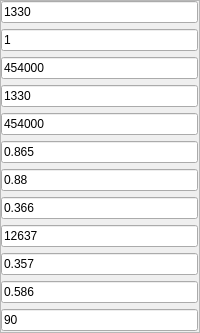
             <widget class="QFrame" name="frame">
              <property name="frameShape">
               <enum>QFrame::StyledPanel</enum>
              </property>
              <property name="frameShadow">
               <enum>QFrame::Raised</enum>
              </property>
              <layout class="QVBoxLayout" name="verticalLayout_3">
               <property name="leftMargin">
                <number>0</number>
               </property>
               <property name="topMargin">
                <number>0</number>
               </property>
               <property name="rightMargin">
                <number>1</number>
               </property>
               <property name="bottomMargin">
                <number>1</number>
               </property>
               <item>
                <widget class="QLineEdit" name="lineEdit_Tt0_5">
                 <property name="sizePolicy">
                  <sizepolicy hsizetype="Preferred" vsizetype="Expanding">
                   <horstretch>0</horstretch>
                   <verstretch>0</verstretch>
                  </sizepolicy>
                 </property>
                 <property name="maximumSize">
                  <size>
                   <width>16777215</width>
                   <height>16777215</height>
                  </size>
                 </property>
                 <property name="text">
                  <string>1330</string>
                 </property>
                </widget>
               </item>
               <item>
                <widget class="QLineEdit" name="lineEdit_G_9">
                 <property name="sizePolicy">
                  <sizepolicy hsizetype="Expanding" vsizetype="Expanding">
                   <horstretch>0</horstretch>
                   <verstretch>0</verstretch>
                  </sizepolicy>
                 </property>
                 <property name="minimumSize">
                  <size>
                   <width>0</width>
                   <height>0</height>
                  </size>
                 </property>
                 <property name="text">
                  <string>1</string>
                 </property>
                </widget>
               </item>
               <item>
                <widget class="QLineEdit" name="lineEdit_pz_5">
                 <property name="sizePolicy">
                  <sizepolicy hsizetype="Expanding" vsizetype="Expanding">
                   <horstretch>0</horstretch>
                   <verstretch>0</verstretch>
                  </sizepolicy>
                 </property>
                 <property name="text">
                  <string>454000</string>
                 </property>
                </widget>
               </item>
               <item>
                <widget class="QLineEdit" name="lineEdit_Tt0_6">
                 <property name="sizePolicy">
                  <sizepolicy hsizetype="Expanding" vsizetype="Expanding">
                   <horstretch>0</horstretch>
                   <verstretch>0</verstretch>
                  </sizepolicy>
                 </property>
                 <property name="text">
                  <string>1330</string>
                 </property>
                </widget>
               </item>
               <item>
                <widget class="QLineEdit" name="lineEdit_pz_6">
                 <property name="sizePolicy">
                  <sizepolicy hsizetype="Expanding" vsizetype="Expanding">
                   <horstretch>0</horstretch>
                   <verstretch>0</verstretch>
                  </sizepolicy>
                 </property>
                 <property name="text">
                  <string>454000</string>
                 </property>
                </widget>
               </item>
               <item>
                <widget class="QLineEdit" name="lineEdit_Efft0_4">
                 <property name="sizePolicy">
                  <sizepolicy hsizetype="Expanding" vsizetype="Expanding">
                   <horstretch>0</horstretch>
                   <verstretch>0</verstretch>
                  </sizepolicy>
                 </property>
                 <property name="text">
                  <string>0.865</string>
                 </property>
                </widget>
               </item>
               <item>
                <widget class="QLineEdit" name="lineEdit_Eff_13">
                 <property name="sizePolicy">
                  <sizepolicy hsizetype="Expanding" vsizetype="Expanding">
                   <horstretch>0</horstretch>
                   <verstretch>0</verstretch>
                  </sizepolicy>
                 </property>
                 <property name="text">
                  <string>0.88</string>
                 </property>
                </widget>
               </item>
               <item>
                <widget class="QLineEdit" name="lineEdit_Maz_13">
                 <property name="sizePolicy">
                  <sizepolicy hsizetype="Expanding" vsizetype="Expanding">
                   <horstretch>0</horstretch>
                   <verstretch>0</verstretch>
                  </sizepolicy>
                 </property>
                 <property name="text">
                  <string>0.366</string>
                 </property>
                </widget>
               </item>
               <item>
                <widget class="QLineEdit" name="lineEdit_n_4">
                 <property name="sizePolicy">
                  <sizepolicy hsizetype="Expanding" vsizetype="Expanding">
                   <horstretch>0</horstretch>
                   <verstretch>0</verstretch>
                  </sizepolicy>
                 </property>
                 <property name="text">
                  <string>12637</string>
                 </property>
                </widget>
               </item>
               <item>
                <widget class="QLineEdit" name="lineEdit_omaga_9">
                 <property name="sizePolicy">
                  <sizepolicy hsizetype="Expanding" vsizetype="Expanding">
                   <horstretch>0</horstretch>
                   <verstretch>0</verstretch>
                  </sizepolicy>
                 </property>
                 <property name="text">
                  <string>0.357</string>
                 </property>
                </widget>
               </item>
               <item>
                <widget class="QLineEdit" name="lineEdit_xaz_9">
                 <property name="sizePolicy">
                  <sizepolicy hsizetype="Expanding" vsizetype="Expanding">
                   <horstretch>0</horstretch>
                   <verstretch>0</verstretch>
                  </sizepolicy>
                 </property>
                 <property name="text">
                  <string>0.586</string>
                 </property>
                </widget>
               </item>
               <item>
                <widget class="QLineEdit" name="lineEdit_alph2z_13">
                 <property name="sizePolicy">
                  <sizepolicy hsizetype="Expanding" vsizetype="Expanding">
                   <horstretch>0</horstretch>
                   <verstretch>0</verstretch>
                  </sizepolicy>
                 </property>
                 <property name="text">
                  <string>90</string>
                 </property>
                </widget>
               </item>
              </layout>
             </widget>
